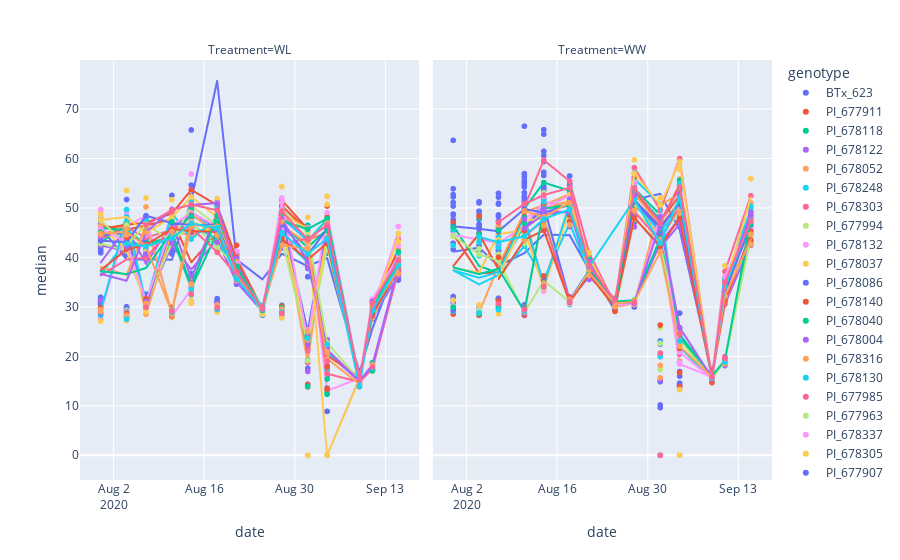

This figure's notebook cell:
### Code cell
px.scatter(queried_df, x = 'date', y = 'median', color = 'genotype', trendline="lowess", trendline_options=dict(frac=0.1), facet_col="Treatment")
